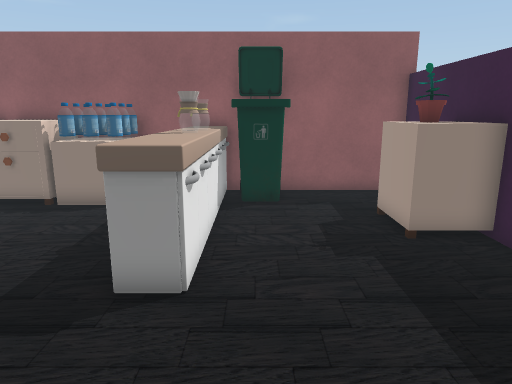
[1] (above)

18 first-person views from a walk through a Unity game level. The camera is 1.5 m above the floor, tilts 12° down and sees 70° across. The floor is counted in squares, 0.5 m on a side. Each view is taken from the middle of a square. On the plan, view 1 faces up. The plan holds only what a view shows up to about 20 squares ahead; the rest is blank. The place goes on beyond the plan. The player character is not drawn.

[2]
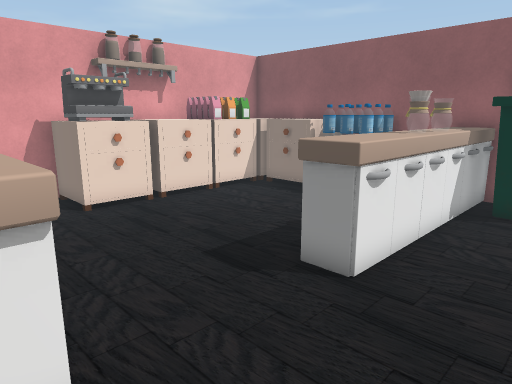

[3]
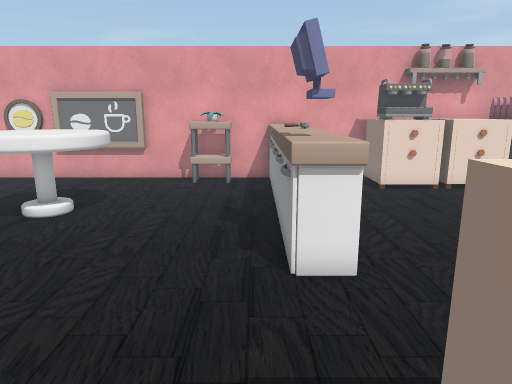

[4]
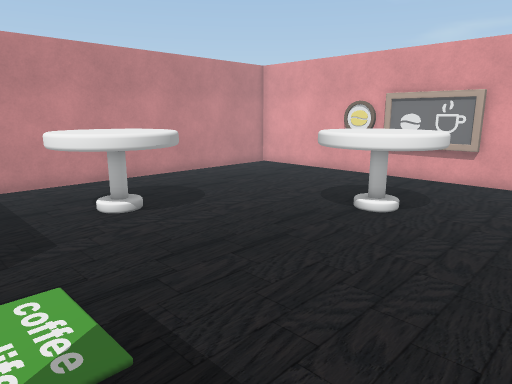

[5]
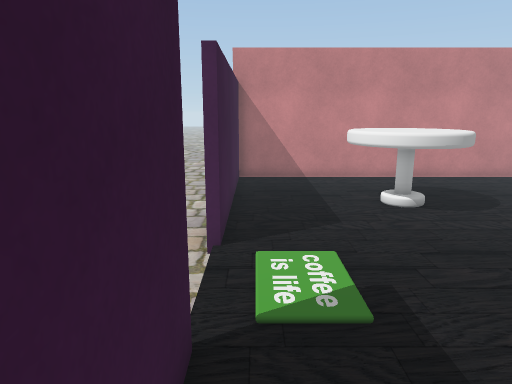

[6]
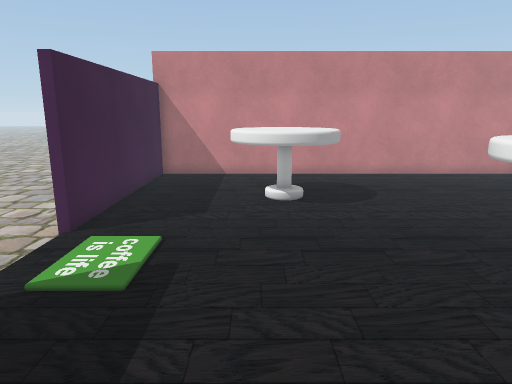

[7]
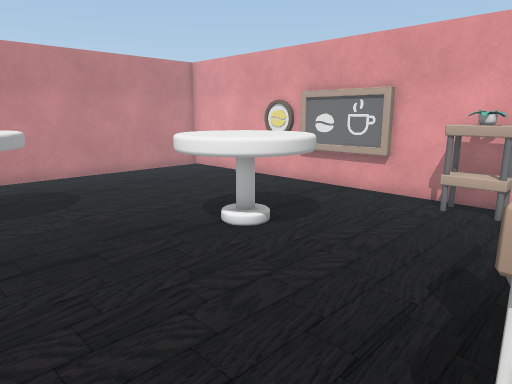

[8]
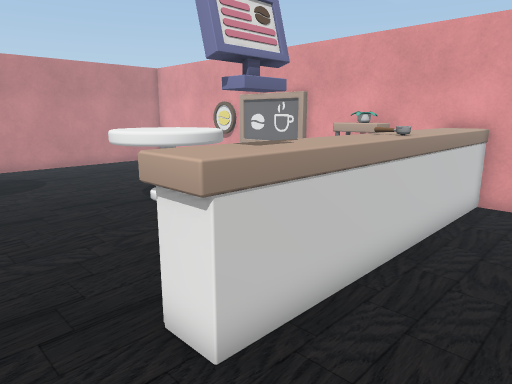

[9]
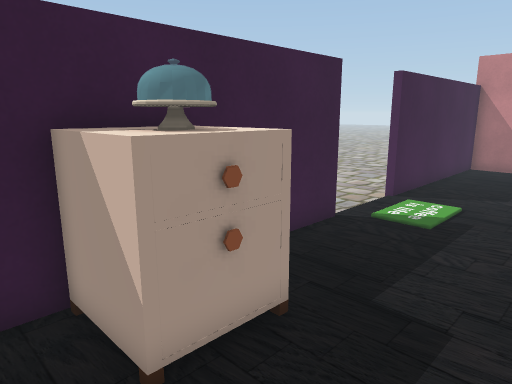

[10]
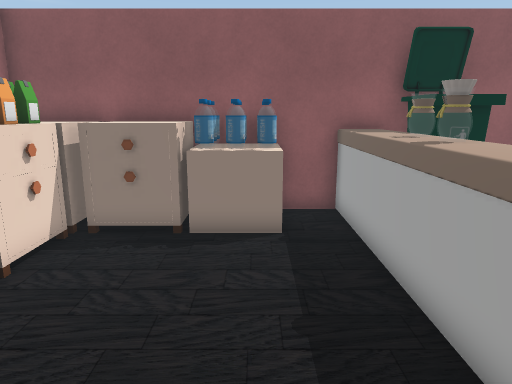

[11]
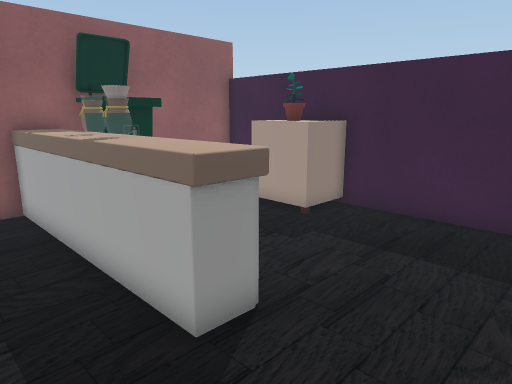

[12]
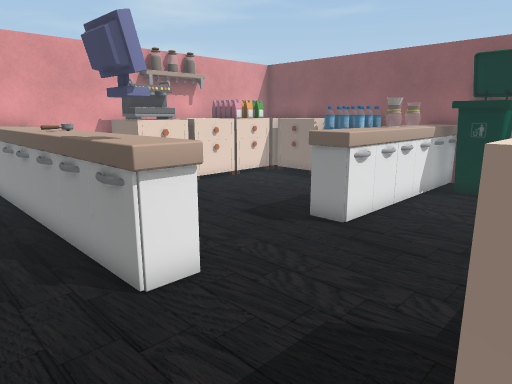

[13]
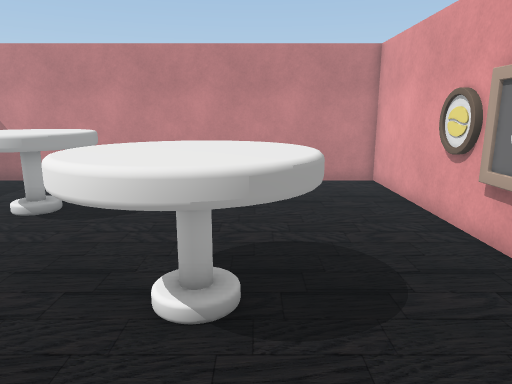

[14]
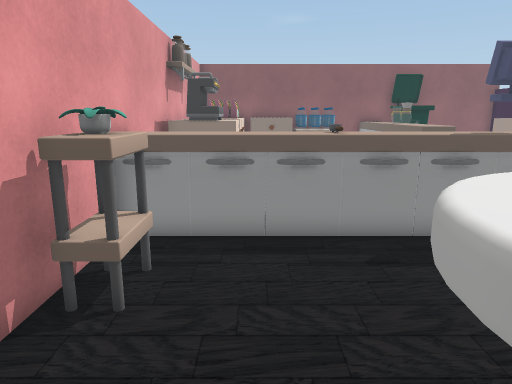

[15]
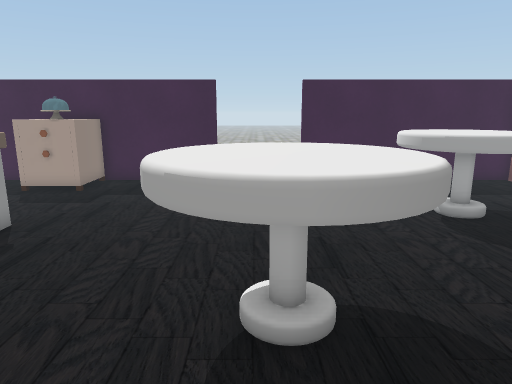

[16]
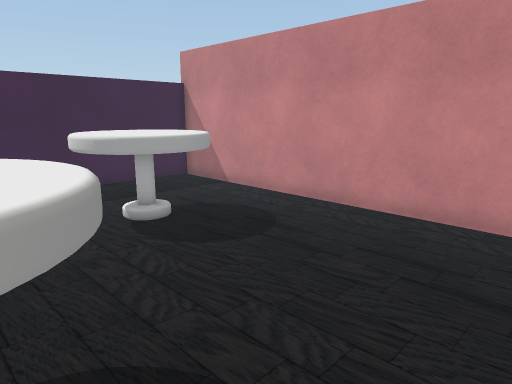

[17]
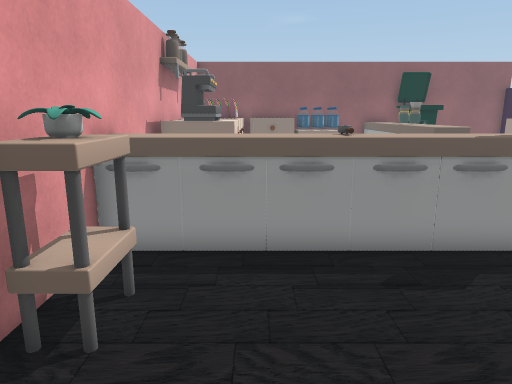

[18]
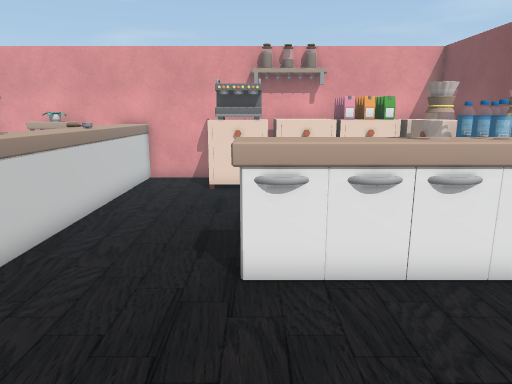

### Floor plan
Points are (right, up) in squares from view 1. A wall is a line through its corners. A room is listed if a view was taken in it or the views show most of it. See-through windows are left out.
Room 1 (views 1, 2, 3, 4, 5, 6, 7, 8, 9, 10, 11, 12, 13, 14, 15, 16, 17, 18)
walls: (5.8, -5.2) (5.8, 14.5) (-12.4, 14.5) (-12.4, 12.5); (-12.4, 10) (-12.4, -18.8) (5.8, -18.8) (5.8, -9.1) (6.2, -9.1)
ways out: opening at (6, -7.5)
objects: other object (-12, -12) to (-12, -11); other object (-12, -10) to (-12, -6); other object (-12, -4) to (-11, -4); other object (-12, -3) to (-11, -3); other object (-12, -2) to (-11, -2); other object (-12, 0) to (-8, 1); other object (-12, 4) to (-10, 6); other object (-12, 7) to (-10, 9); other object (-12, 10) to (-10, 11); other object (-12, 12) to (-10, 14); other object (-9, 12) to (-7, 14); other object (-8, -9) to (-4, -6); other object (-7, 0) to (-7, 1); other object (-6, 0) to (-4, 1); other object (-6, 12) to (-4, 14); other object (-3, 0) to (-2, 1); other object (-2, -15) to (2, -11); other object (-2, 0) to (-1, 1); other object (-2, 6) to (-1, 8); other object (-2, 9) to (-1, 9); other object (-2, 10) to (-1, 10); other object (-2, 11) to (-1, 11); other object (-2, 12) to (-2, 14); other object (-1, 12) to (1, 14); other object (3, 0) to (5, 2); other object (4, -8) to (5, -6); other object (4, 9) to (5, 11)

Positions as (right, up) in squares from view 1, and headings:
1: (0, 0), facing up
2: (2, 0), facing up-left
3: (5, -1), facing left
4: (5, -2), facing down-left
5: (5, -1), facing down
6: (1, 0), facing down
7: (1, 0), facing down-left
8: (1, 4), facing down-left
9: (0, 4), facing down-right
10: (-5, 3), facing up
11: (-5, 2), facing up-right
12: (4, -3), facing up-left
13: (-7, -2), facing down
14: (-9, -9), facing up
15: (-11, -7), facing right
16: (-10, -8), facing down-right
17: (-9, -8), facing up
18: (5, 6), facing left
